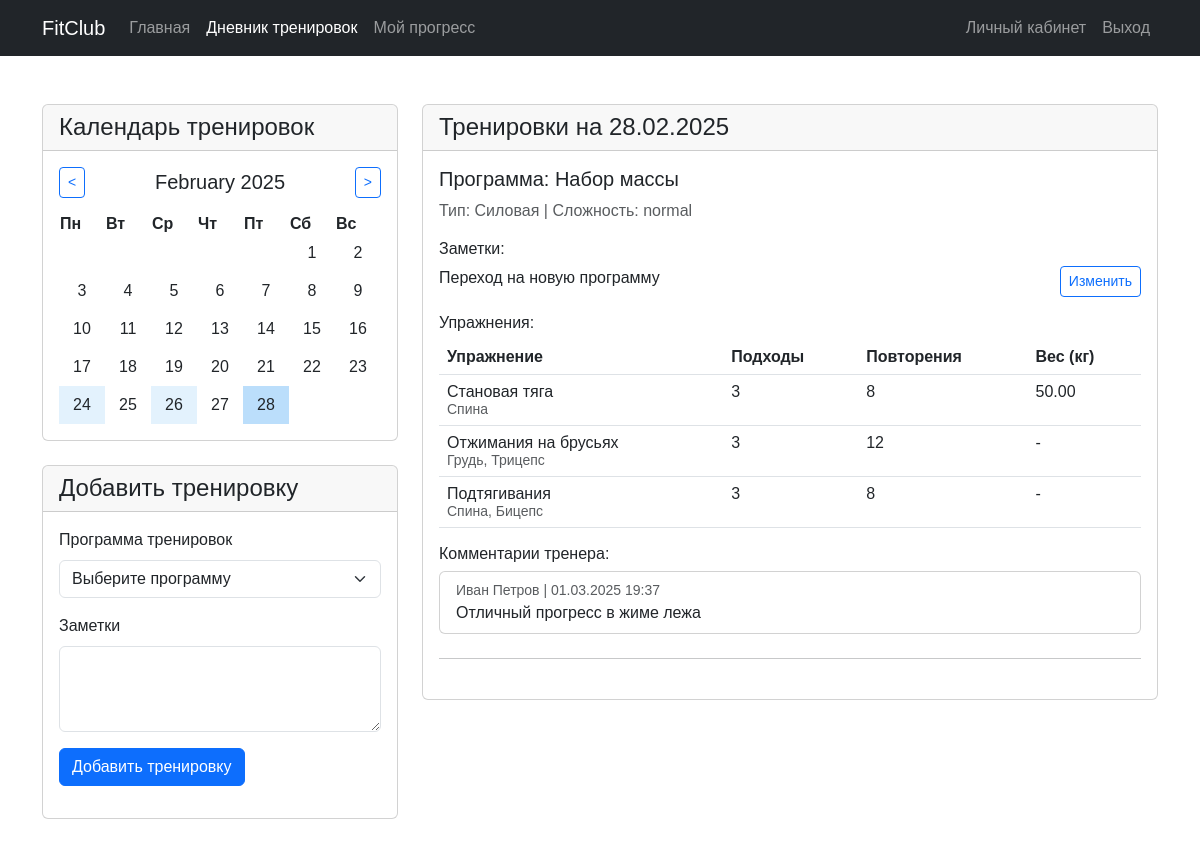
/workout_diary.php?date=2025-02-28 (signed in), run on the app's committed database.
### tables this page shows
CREATE TABLE workout_diary (
    id INT AUTO_INCREMENT PRIMARY KEY,
    user_id INT NOT NULL,
    workout_date DATE NOT NULL,
    program_id INT NULL,
    notes TEXT,
    created_at TIMESTAMP DEFAULT CURRENT_TIMESTAMP,
    updated_at TIMESTAMP DEFAULT CURRENT_TIMESTAMP ON UPDATE CURRENT_TIMESTAMP,
    FOREIGN KEY (user_id) REFERENCES users(id) ON DELETE CASCADE,
    FOREIGN KEY (program_id) REFERENCES workout_programs(id) ON DELETE SET NULL
);

CREATE TABLE workout_programs (
    id INT AUTO_INCREMENT PRIMARY KEY,
    name VARCHAR(255) NOT NULL,
    description TEXT,
    type VARCHAR(100),
    difficulty_level ENUM('easy', 'normal', 'hard') DEFAULT 'normal',
    created_by INT NOT NULL,
    created_at TIMESTAMP DEFAULT CURRENT_TIMESTAMP,
    updated_at TIMESTAMP DEFAULT CURRENT_TIMESTAMP ON UPDATE CURRENT_TIMESTAMP,
    FOREIGN KEY (created_by) REFERENCES users(id) ON DELETE CASCADE
);

CREATE TABLE workout_details (
    id INT AUTO_INCREMENT PRIMARY KEY,
    workout_id INT NOT NULL,
    exercise_id INT NOT NULL,
    sets INT,
    reps INT,
    weight DECIMAL(5,2),
    created_at TIMESTAMP DEFAULT CURRENT_TIMESTAMP,
    FOREIGN KEY (workout_id) REFERENCES workout_programs(id) ON DELETE CASCADE,
    FOREIGN KEY (exercise_id) REFERENCES exercises(id) ON DELETE CASCADE
);

CREATE TABLE exercises (
    id INT AUTO_INCREMENT PRIMARY KEY,
    name VARCHAR(255) NOT NULL,
    description TEXT ,
    muscle_group VARCHAR(100),
    created_at TIMESTAMP DEFAULT CURRENT_TIMESTAMP
);

CREATE TABLE trainer_comments (
    id INT AUTO_INCREMENT PRIMARY KEY,
    workout_id INT NOT NULL,
    trainer_id INT NOT NULL,
    comment TEXT NOT NULL,
    created_at TIMESTAMP DEFAULT CURRENT_TIMESTAMP,
    FOREIGN KEY (workout_id) REFERENCES workout_diary(id) ON DELETE CASCADE,
    FOREIGN KEY (trainer_id) REFERENCES users(id) ON DELETE CASCADE
);

CREATE TABLE users (
    id INT AUTO_INCREMENT PRIMARY KEY,
    email VARCHAR(255) UNIQUE NOT NULL,
    password VARCHAR(255) NOT NULL,
    role ENUM('client', 'trainer', 'admin') DEFAULT 'client',
    phone VARCHAR(255) NULL,
    name VARCHAR(255) NULL,
    age INT NULL,
    height INT NULL,
    weight DECIMAL(5,2) NULL,
    created_at TIMESTAMP DEFAULT CURRENT_TIMESTAMP,
    updated_at TIMESTAMP DEFAULT CURRENT_TIMESTAMP ON UPDATE CURRENT_TIMESTAMP
);

### workout_diary.php (the view, shortened to what this page needs)
<?php
require_once 'config/db.php';
$user_id = $_SESSION['user_id'];
$selected_date = isset($_GET['date']) ? $_GET['date'] : date('Y-m-d');
$sql = "SELECT wd.*, wp.name as program_name, wp.type, wp.difficulty_level
        FROM workout_diary wd
        LEFT JOIN workout_programs wp ON wd.program_id = wp.id
        WHERE wd.user_id = ? AND wd.workout_date = ?
        ORDER BY wd.created_at ASC";
$stmt = $conn->prepare($sql);
$stmt->bind_param("is", $user_id, $selected_date);
$stmt->execute();
$workouts = $stmt->get_result()->fetch_all(MYSQLI_ASSOC);
$all_exercises = [];
$all_comments = [];
if (!empty($workouts)) {
    foreach ($workouts as $workout) {
        $sql = "SELECT e.*, wd.sets, wd.reps, wd.weight
                FROM exercises e
                JOIN workout_details wd ON e.id = wd.exercise_id
                WHERE wd.workout_id = ?";
        $stmt = $conn->prepare($sql);
        $stmt->bind_param("i", $workout['program_id']);
        $stmt->execute();
        $result = $stmt->get_result();
        $exercises = $result->fetch_all(MYSQLI_ASSOC);
        $all_exercises[$workout['id']] = $exercises;
        $sql = "SELECT tc.*, u.name as trainer_name
                FROM trainer_comments tc
                JOIN users u ON tc.trainer_id = u.id
                WHERE tc.workout_id = ?
                ORDER BY tc.created_at DESC";
        $stmt = $conn->prepare($sql);
        $stmt->bind_param("i", $workout['id']);
        $stmt->execute();
        $all_comments[$workout['id']] = $stmt->get_result()->fetch_all(MYSQLI_ASSOC);
    }
}
$month = date('m', strtotime($selected_date));
$year = date('Y', strtotime($selected_date));
$sql = "SELECT workout_date FROM workout_diary
        WHERE user_id = ? AND MONTH(workout_date) = ? AND YEAR(workout_date) = ?";
$stmt = $conn->prepare($sql);
$stmt->bind_param("iii", $user_id, $month, $year);
$stmt->execute();
$workout_dates = $stmt->get_result()->fetch_all(MYSQLI_ASSOC);
$workout_dates = array_column($workout_dates, 'workout_date');
?>
<!DOCTYPE html>
<html lang="ru">
<head>
    <link href="https://cdn.jsdelivr.net/npm/bootstrap@5.3.0/dist/css/bootstrap.min.css" rel="stylesheet">
    <link rel="stylesheet" href="css/style.css">
</head>
<body>
    <nav class="navbar navbar-expand-lg navbar-dark bg-dark">
        <div class="container">
            <a class="navbar-brand" href="index.php">FitClub</a>
            <div class="collapse navbar-collapse" id="navbarNav">
                <ul class="navbar-nav me-auto">
                    <li class="nav-item">
                        <a class="nav-link" href="index.php">Главная</a>
                    </li>
                    <li class="nav-item">
                        <a class="nav-link active" href="workout_diary.php">Дневник тренировок</a>
                    </li>
                    <li class="nav-item">
                        <a class="nav-link" href="progress.php">Мой прогресс</a>
                    </li>
                </ul>
                <ul class="navbar-nav">
                    <li class="nav-item">
                        <a class="nav-link" href="profile.php">Личный кабинет</a>
                    </li>
                    <li class="nav-item">
                        <a class="nav-link" href="logout.php">Выход</a>
                    </li>
                </ul>
            </div>
        </div>
    </nav>
    <div class="container py-5">
        <div class="row">
            <div class="col-md-4">
                <div class="card mb-4">
                    <div class="card-header">
                        <h4 class="mb-0">Календарь тренировок</h4>
                    </div>
                    <div class="card-body">
                        <?php
                        $firstDay = date('N', strtotime($year . '-' . $month . '-01')) - 1;
                        $daysInMonth = date('t', strtotime($year . '-' . $month . '-01'));
                        ?>
                        <div class="d-flex justify-content-between align-items-center mb-3">
                            <a href="?date=<?php echo date('Y-m-d', strtotime($selected_date . ' -1 month')); ?>"
                               class="btn btn-sm btn-outline-primary">&lt;</a>
                            <h5 class="mb-0"><?php echo date('F Y', strtotime($selected_date)); ?></h5>
                            <a href="?date=<?php echo date('Y-m-d', strtotime($selected_date . ' +1 month')); ?>"
                               class="btn btn-sm btn-outline-primary">&gt;</a>
                        </div>
                        <table class="calendar">
                            <tr>
                                <th>Пн</th>
                                <th>Вт</th>
                                <th>Ср</th>
                                <th>Чт</th>
                                <th>Пт</th>
                                <th>Сб</th>
                                <th>Вс</th>
                            </tr>
                            <?php
                            $day = 1;
                            $cells = 0;
                            while ($day <= $daysInMonth) {
                                if ($cells % 7 == 0) echo "<tr>";
                                if ($cells < $firstDay) {
                                    echo "<td></td>";
                                } else {
                                    $currentDate = sprintf('%s-%02d-%02d', $year, $month, $day);
                                    $classes = [];
                                    if (in_array($currentDate, $workout_dates)) $classes[] = 'has-workout';
                                    if ($currentDate == $selected_date) $classes[] = 'selected';
                                    echo "<td class='" . implode(' ', $classes) . "'>";
                                    echo "<a href='?date=" . $currentDate . "' class='text-dark text-decoration-none'>" . $day . "</a>";
                                    echo "</td>";
                                    $day++;
                                }
                                $cells++;
                                if ($cells % 7 == 0) echo "</tr>";
                            }
                            while ($cells % 7 != 0) {
                                echo "<td></td>";
                                $cells++;
                            }
                            ?>
                        </table>
                    </div>
                </div>
                <div class="card">
                    <div class="card-header">
                        <h4 class="mb-0">Добавить тренировку</h4>
                    </div>
                    <div class="card-body">
                        <form method="POST" action="">
                            <div class="mb-3">
                                <label for="program_id" class="form-label">Программа тренировок</label>
                                <select class="form-select" id="program_id" name="program_id" required>
                                    <option value="">Выберите программу</option>
                                </select>
                            </div>
                            <div class="mb-3">
                                <label for="notes" class="form-label">Заметки</label>
                                <textarea class="form-control" id="notes" name="notes" rows="3"></textarea>
                            </div>
                            <button type="submit" class="btn btn-primary">Добавить тренировку</button>
                        </form>
                    </div>
                </div>
            </div>
            <div class="col-md-8">
                <div class="card">
                    <div class="card-header">
                        <h4 class="mb-0">Тренировки на <?php echo date('d.m.Y', strtotime($selected_date)); ?></h4>
                    </div>
                    <div class="card-body">
                        <?php if(!empty($workouts)): ?>
                            <?php foreach($workouts as $workout): ?>
                                <div class="workout-block mb-4">
                                    <h5>Программа: <?php echo htmlspecialchars($workout['program_name']); ?></h5>
                                    <p class="text-muted">
                                        Тип: <?php echo htmlspecialchars($workout['type']); ?> |
                                        Сложность: <?php echo htmlspecialchars($workout['difficulty_level']); ?>
                                    </p>
                                    <div class="mb-3">
                                        <h6>Заметки:</h6>
                                        <div class="d-flex justify-content-between align-items-start">
                                            <div id="note_text_<?php echo $workout['id']; ?>">
                                                <?php echo nl2br(htmlspecialchars($workout['notes'] ?? '')); ?>
                                            </div>
                                            <button class="btn btn-sm btn-outline-primary ms-2"
                                                    onclick="showEditNote(<?php echo $workout['id']; ?>)">
                                                Изменить
                                            </button>
                                        </div>
                                    </div>
                                    <?php if(!empty($all_exercises[$workout['id']])): ?>
                                        <h6>Упражнения:</h6>
                                        <div class="table-responsive">
                                            <table class="table">
                                                <thead>
                                                    <tr>
                                                        <th>Упражнение</th>
                                                        <th>Подходы</th>
                                                        <th>Повторения</th>
                                                        <th>Вес (кг)</th>
                                                    </tr>
                                                </thead>
                                                <tbody>
                                                    <?php foreach($all_exercises[$workout['id']] as $exercise): ?>
                                                        <tr>
                                                            <td>
                                                                <?php echo htmlspecialchars($exercise['name']); ?>
                                                                <small class="text-muted d-block">
                                                                    <?php echo htmlspecialchars($exercise['muscle_group']); ?>
                                                                </small>
                                                            </td>
                                                            <td><?php echo $exercise['sets']; ?></td>
                                                            <td><?php echo $exercise['reps']; ?></td>
                                                            <td><?php echo $exercise['weight'] ?: '-'; ?></td>
                                                        </tr>
                                                    <?php endforeach; ?>
                                                </tbody>
                                            </table>
                                        </div>
                                    <?php endif; ?>
                                    <?php if(!empty($all_comments[$workout['id']])): ?>
                                        <h6>Комментарии тренера:</h6>
                                        <?php foreach($all_comments[$workout['id']] as $comment): ?>
                                            <div class="card mb-2">
                                                <div class="card-body py-2">
                                                    <small class="text-muted">
                                                        <?php echo htmlspecialchars($comment['trainer_name']); ?> |
                                                        <?php echo date('d.m.Y H:i', strtotime($comment['created_at'])); ?>
                                                    </small>
                                                    <p class="mb-0"><?php echo nl2br(htmlspecialchars($comment['comment'])); ?></p>
                                                </div>
                                            </div>
                                        <?php endforeach; ?>
                                    <?php endif; ?>
                                    <hr class="my-4">
                                </div>
                            <?php endforeach; ?>
                        <?php else: ?>
                            <p>Нет записей о тренировках на выбранную дату</p>
                        <?php endif; ?>
                    </div>
                </div>
            </div>
        </div>
    </div>
</body>
</html>

### css/style.css (style rules this page uses)
body { font-family: 'Arial', sans-serif; }
.card { transition: transform 0.3s; }

### workout_diary.php (style rules this page uses)
.calendar { width: 100%; }
.calendar td { width: 14.28%; padding: 10px; text-align: center; cursor: pointer; }
.calendar td.has-workout { background-color: #e3f2fd; }
.calendar td.selected { background-color: #bbdefb; }

### data on the page
workout_diary: program.name "Набор массы", program.type "Силовая", program.difficulty_level "normal", notes "Переход на новую программу"
workout_details: exercise.name "Становая тяга", exercise.muscle_group "Спина", sets "3", reps "8", weight "50.00"
workout_details: exercise.name "Отжимания на брусьях", exercise.muscle_group "Грудь, Трицепс", sets "3", reps "12", weight "-"
workout_details: exercise.name "Подтягивания", exercise.muscle_group "Спина, Бицепс", sets "3", reps "8", weight "-"
trainer_comments: trainer.name "Иван Петров", created_at "01.03.2025 19:37", comment "Отличный прогресс в жиме лежа"

### other printed values
date('F Y', strtotime($selected_date)) "February 2025"
date('d.m.Y', strtotime($selected_date)) "28.02.2025"
